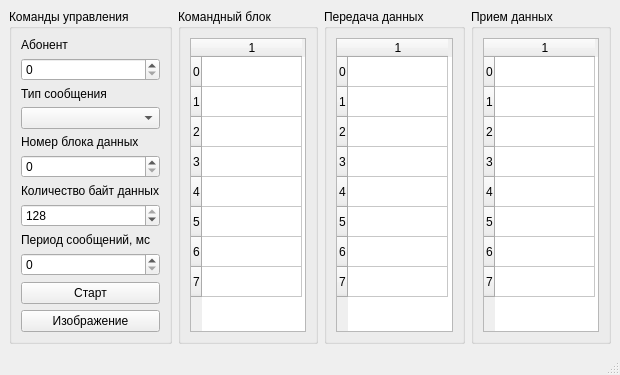
<?xml version="1.0" encoding="UTF-8"?>
<ui version="4.0">
 <class>dbgwidget</class>
 <widget class="QMainWindow" name="dbgwidget">
  <property name="geometry">
   <rect>
    <x>0</x>
    <y>0</y>
    <width>620</width>
    <height>371</height>
   </rect>
  </property>
  <property name="windowTitle">
   <string>Отладка модулей СУЛ</string>
  </property>
  <widget class="QWidget" name="centralwidget">
   <layout class="QGridLayout" name="gridLayout">
    <item row="0" column="0">
     <widget class="QGroupBox" name="groupBox_17">
      <property name="title">
       <string>Команды управления</string>
      </property>
      <layout class="QVBoxLayout" name="verticalLayout">
       <item>
        <layout class="QVBoxLayout" name="verticalLayout_6">
         <property name="spacing">
          <number>6</number>
         </property>
         <item>
          <widget class="QLabel" name="label_8">
           <property name="text">
            <string>Абонент</string>
           </property>
          </widget>
         </item>
         <item>
          <widget class="QSpinBox" name="abonentIndex">
           <property name="minimum">
            <number>0</number>
           </property>
           <property name="maximum">
            <number>255</number>
           </property>
          </widget>
         </item>
         <item>
          <widget class="QLabel" name="label_12">
           <property name="text">
            <string>Тип сообщения</string>
           </property>
          </widget>
         </item>
         <item>
          <widget class="QComboBox" name="abonentCmd"/>
         </item>
         <item>
          <widget class="QLabel" name="label_17">
           <property name="text">
            <string>Номер блока данных</string>
           </property>
          </widget>
         </item>
         <item>
          <widget class="QSpinBox" name="msgBlockNum">
           <property name="minimum">
            <number>0</number>
           </property>
           <property name="maximum">
            <number>16</number>
           </property>
           <property name="value">
            <number>0</number>
           </property>
          </widget>
         </item>
         <item>
          <widget class="QLabel" name="label_18">
           <property name="text">
            <string>Количество байт данных</string>
           </property>
          </widget>
         </item>
         <item>
          <widget class="QSpinBox" name="msgBlockSize">
           <property name="minimum">
            <number>0</number>
           </property>
           <property name="maximum">
            <number>128</number>
           </property>
           <property name="value">
            <number>128</number>
           </property>
          </widget>
         </item>
         <item>
          <widget class="QLabel" name="label_20">
           <property name="text">
            <string>Период сообщений, мс</string>
           </property>
          </widget>
         </item>
         <item>
          <widget class="QSpinBox" name="dbgPeriod">
           <property name="maximum">
            <number>5000</number>
           </property>
           <property name="singleStep">
            <number>10</number>
           </property>
           <property name="value">
            <number>0</number>
           </property>
          </widget>
         </item>
         <item>
          <widget class="QPushButton" name="btnSend">
           <property name="text">
            <string>Старт</string>
           </property>
           <property name="checkable">
            <bool>true</bool>
           </property>
          </widget>
         </item>
         <item>
          <widget class="QPushButton" name="btnShowView">
           <property name="text">
            <string>Изображение</string>
           </property>
           <property name="checkable">
            <bool>false</bool>
           </property>
          </widget>
         </item>
        </layout>
       </item>
      </layout>
     </widget>
    </item>
    <item row="0" column="1">
     <widget class="QGroupBox" name="groupBox_12">
      <property name="title">
       <string>Командный блок</string>
      </property>
      <layout class="QVBoxLayout" name="verticalLayout_2">
       <item>
        <layout class="QVBoxLayout" name="headerLayout">
         <item>
          <widget class="QTableWidget" name="headerData">
           <row>
            <property name="text">
             <string>0</string>
            </property>
           </row>
           <row>
            <property name="text">
             <string>1</string>
            </property>
           </row>
           <row>
            <property name="text">
             <string>2</string>
            </property>
           </row>
           <row>
            <property name="text">
             <string>3</string>
            </property>
           </row>
           <row>
            <property name="text">
             <string>4</string>
            </property>
           </row>
           <row>
            <property name="text">
             <string>5</string>
            </property>
           </row>
           <row>
            <property name="text">
             <string>6</string>
            </property>
           </row>
           <row>
            <property name="text">
             <string>7</string>
            </property>
           </row>
           <column>
            <property name="text">
             <string>1</string>
            </property>
           </column>
          </widget>
         </item>
        </layout>
       </item>
      </layout>
     </widget>
    </item>
    <item row="0" column="2">
     <widget class="QGroupBox" name="groupBox_13">
      <property name="title">
       <string>Передача данных</string>
      </property>
      <layout class="QVBoxLayout" name="verticalLayout_3">
       <item>
        <layout class="QVBoxLayout" name="dataOutLayout">
         <item>
          <widget class="QTableWidget" name="outputData">
           <row>
            <property name="text">
             <string>0</string>
            </property>
           </row>
           <row>
            <property name="text">
             <string>1</string>
            </property>
           </row>
           <row>
            <property name="text">
             <string>2</string>
            </property>
           </row>
           <row>
            <property name="text">
             <string>3</string>
            </property>
           </row>
           <row>
            <property name="text">
             <string>4</string>
            </property>
           </row>
           <row>
            <property name="text">
             <string>5</string>
            </property>
           </row>
           <row>
            <property name="text">
             <string>6</string>
            </property>
           </row>
           <row>
            <property name="text">
             <string>7</string>
            </property>
           </row>
           <column>
            <property name="text">
             <string>1</string>
            </property>
           </column>
          </widget>
         </item>
        </layout>
       </item>
      </layout>
     </widget>
    </item>
    <item row="0" column="3">
     <widget class="QGroupBox" name="groupBox_14">
      <property name="title">
       <string>Прием данных</string>
      </property>
      <layout class="QVBoxLayout" name="verticalLayout_4">
       <item>
        <layout class="QVBoxLayout" name="dataInLayout">
         <item>
          <widget class="QTableWidget" name="inputData">
           <row>
            <property name="text">
             <string>0</string>
            </property>
           </row>
           <row>
            <property name="text">
             <string>1</string>
            </property>
           </row>
           <row>
            <property name="text">
             <string>2</string>
            </property>
           </row>
           <row>
            <property name="text">
             <string>3</string>
            </property>
           </row>
           <row>
            <property name="text">
             <string>4</string>
            </property>
           </row>
           <row>
            <property name="text">
             <string>5</string>
            </property>
           </row>
           <row>
            <property name="text">
             <string>6</string>
            </property>
           </row>
           <row>
            <property name="text">
             <string>7</string>
            </property>
           </row>
           <column>
            <property name="text">
             <string>1</string>
            </property>
           </column>
          </widget>
         </item>
        </layout>
       </item>
      </layout>
     </widget>
    </item>
   </layout>
  </widget>
  <widget class="QMenuBar" name="menubar">
   <property name="geometry">
    <rect>
     <x>0</x>
     <y>0</y>
     <width>620</width>
     <height>21</height>
    </rect>
   </property>
  </widget>
  <widget class="QStatusBar" name="statusbar"/>
 </widget>
 <resources/>
 <connections/>
</ui>
